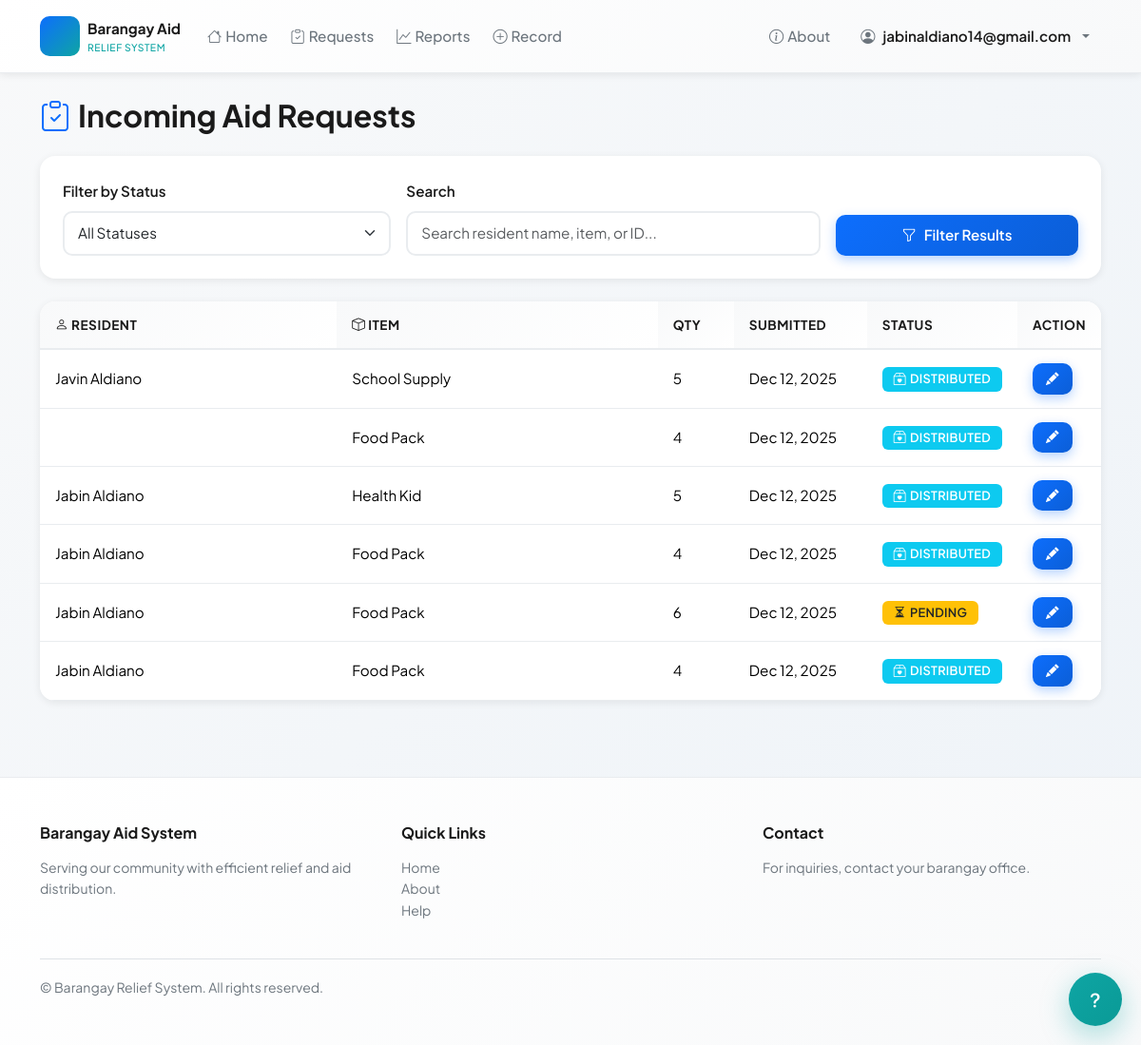
/staff/requests/ (signed in), run on the app's committed database.
### core/models.py (models this page shows, shortened)
class AidRequest(models.Model):
    STATUS_CHOICES = [
        ('PENDING', 'Pending'),
        ('APPROVED', 'Approved'),
        ('REJECTED', 'Rejected'),
        ('DISTRIBUTED', 'Distributed'), # Final status after distribution
    ]
    beneficiary = models.ForeignKey(Beneficiary, on_delete=models.CASCADE) # Linked to a beneficiary
    date_requested = models.DateTimeField(auto_now_add=True) # Has a date_requested field
    item_requested = models.CharField(max_length=100)
    quantity_requested = models.IntegerField()
    status = models.CharField(max_length=20, choices=STATUS_CHOICES, default='PENDING')

class Beneficiary(models.Model):
    user = models.OneToOneField(User, on_delete=models.CASCADE)
    full_name = models.CharField(max_length=200) # Beneficiary has a full_name field
    address = models.CharField(max_length=255) # Beneficiary has an address field
    contact_no = models.CharField(max_length=15, blank=True, null=True) # Beneficiary has a contact_no field
    household_info = models.TextField() # To store household information

### core/views.py (the view)
# urls.py: path('staff/requests/', views.AdminRequestListView.as_view(), name='admin_request_list'),
class AdminRequestListView(UserPassesTestMixin, ListView):
    model = AidRequest
    template_name = 'admin_request_list.html'
    context_object_name = 'requests'
    def test_func(self):
        return self.request.user.is_staff
    def get_queryset(self):
        qs = super().get_queryset().order_by('-date_requested')
        status = self.request.GET.get('status')
        q = self.request.GET.get('q')
        if status:
            qs = qs.filter(status=status)
        if q:
            qs = qs.filter(item_requested__icontains=q) | qs.filter(beneficiary__full_name__icontains=q)
        return qs

### core/templates/admin_request_list.html (shortened to what this page needs)
{% extends 'base.html' %}
{% block content %}
<div class="mb-4">
    <h1 class="h2 mb-4" style="color: #1a1a1a; font-weight: 700;">
        <i class="bi bi-clipboard-check me-2" style="color: #0d6efd;"></i>Incoming Aid Requests
    </h1>
    <div class="card mb-4">
        <div class="card-body">
            <form method="get" class="row g-3 align-items-end">
                <div class="col-md-4">
                    <label class="form-label" for="status-filter">Filter by Status</label>
                    <select name="status" id="status-filter" class="form-select">
                        <option value="">All Statuses</option>
                    </select>
                </div>
                <div class="col-md-5">
                    <label class="form-label" for="search-input">Search</label>
                    <input type="search" id="search-input" name="q" class="form-control" placeholder="Search resident name, item, or ID..." value="{{ request.GET.q }}">
                </div>
                <div class="col-md-3">
                    <button type="submit" class="btn btn-primary w-100">
                        <i class="bi bi-funnel me-2"></i>Filter Results
                    </button>
                </div>
            </form>
        </div>
    </div>
</div>
<div class="card">
    <div class="card-body p-0">
        {% if requests %}
            <div class="table-responsive">
                <table class="table table-hover mb-0" role="table" aria-label="Aid requests for review">
                    <thead>
                        <tr>
                            <th scope="col"><i class="bi bi-person"></i> Resident</th>
                            <th scope="col"><i class="bi bi-box"></i> Item</th>
                            <th scope="col" style="width: 80px;">Qty</th>
                            <th scope="col" style="width: 140px;">Submitted</th>
                            <th scope="col" style="width: 120px;">Status</th>
                            <th scope="col" style="width: 80px;" aria-hidden="true">Action</th>
                        </tr>
                    </thead>
                    <tbody>
                        {% for req in requests %}
                        <tr>
                            <td class="fw-500">{{ req.beneficiary.full_name }}</td>
                            <td>{{ req.item_requested }}</td>
                            <td>{{ req.quantity_requested }}</td>
                            <td>{{ req.date_requested|date:"M d, Y" }}</td>
                            <td>
                                {% if req.status == 'APPROVED' %}
                                    <span class="badge bg-success"><i class="bi bi-check-circle me-1"></i>Approved</span>
                                {% elif req.status == 'PENDING' %}
                                    <span class="badge bg-warning text-dark"><i class="bi bi-hourglass-split me-1"></i>Pending</span>
                                {% elif req.status == 'REJECTED' %}
                                    <span class="badge bg-danger"><i class="bi bi-x-circle me-1"></i>Rejected</span>
                                {% elif req.status == 'DISTRIBUTED' %}
                                    <span class="badge bg-info"><i class="bi bi-box2-heart me-1"></i>Distributed</span>
                                {% else %}
                                    <span class="badge bg-secondary">{{ req.get_status_display }}</span>
                                {% endif %}
                            </td>
                            <td>
                                <a href="{% url 'request_update' req.pk %}" class="btn btn-sm btn-primary" data-bs-toggle="tooltip" title="Review and update status">
                                    <i class="bi bi-pencil-fill"></i>
                                </a>
                            </td>
                        </tr>
                        {% endfor %}
                    </tbody>
                </table>
            </div>
        {% endif %}
    </div>
</div>
{% endblock %}

### core/templates/base.html (shortened to what this page needs)
<!DOCTYPE html>
<html lang="en">
<head>
    <link href="https://cdn.jsdelivr.net/npm/bootstrap@5.3.2/dist/css/bootstrap.min.css" rel="stylesheet">
    <link rel="stylesheet" href="https://cdn.jsdelivr.net/npm/bootstrap-icons@1.11.3/font/bootstrap-icons.css">
    {% load static %}
    <link rel="stylesheet" href="{% static 'css/site.css' %}">
    <link rel="stylesheet" href="{% static 'css/site-compact.css' %}" media="(max-width: 640px)">
</head>
<body>
    <nav class="navbar navbar-expand-lg navbar-premium fixed-top" role="navigation" aria-label="Main navigation">
        <div class="container-lg">
            <a class="navbar-brand d-flex align-items-center gap-2" href="/">
                <div class="brand-icon">
                </div>
                <div>
                    <div class="brand-name">Barangay Aid</div>
                    <div class="brand-tagline">Relief System</div>
                </div>
            </a>
            <div class="collapse navbar-collapse" id="mainNav">
                <ul class="navbar-nav me-auto mb-2 mb-lg-0">
                    <li class="nav-item"><a class="nav-link {% if request.resolver_match.url_name == 'home' %}active{% endif %}" href="/"><i class="bi bi-house me-1"></i>Home</a></li>
                    {% if user.is_authenticated and user.is_staff %}
                        <li class="nav-item"><a class="nav-link" href="{% url 'admin_request_list' %}"><i class="bi bi-clipboard-check me-1"></i>Requests</a></li>
                        <li class="nav-item"><a class="nav-link" href="{% url 'distribution_report' %}"><i class="bi bi-graph-up me-1"></i>Reports</a></li>
                        <li class="nav-item"><a class="nav-link" href="{% url 'distribution_create' %}"><i class="bi bi-plus-circle me-1"></i>Record</a></li>
                    {% endif %}
                </ul>
                <ul class="navbar-nav ms-auto gap-2 mb-2 mb-lg-0">
                    <li class="nav-item"><a class="nav-link" href="{% url 'about' %}"><i class="bi bi-info-circle me-1"></i>About</a></li>
                    {% if user.is_authenticated %}
                        <li class="nav-item dropdown">
                            <a class="nav-link dropdown-toggle d-flex align-items-center gap-2" href="#" id="userDropdown" role="button" data-bs-toggle="dropdown" aria-expanded="false">
                                <span class="avatar"><i class="bi bi-person-circle"></i></span>
                                <span class="user-name">{{ user.first_name|default:user.username }}</span>
                            </a>
                        </li>
                    {% else %}
                        <li class="nav-item"><a class="nav-link" href="{% url 'login' %}"><i class="bi bi-box-arrow-in-right me-1"></i>Login</a></li>
                        <li class="nav-item"><a class="nav-link btn-nav-register" href="{% url 'register' %}"><i class="bi bi-person-plus me-1"></i>Register</a></li>
                    {% endif %}
                </ul>
            </div>
        </div>
    </nav>
    <div class="alerts-container">
    </div>
    <main id="main-content" class="main-content" role="main">
        <div class="container-lg">
            {% block content %}{% endblock %}
        </div>
    </main>
    <footer class="footer-premium mt-5">
        <div class="container-lg">
            <div class="row g-4 mb-4">
                <div class="col-md-4">
                    <h6 class="mb-3">Barangay Aid System</h6>
                    <p class="text-muted small">Serving our community with efficient relief and aid distribution.</p>
                </div>
                <div class="col-md-4">
                    <h6 class="mb-3">Quick Links</h6>
                    <ul class="list-unstyled small">
                        <li><a href="/" class="text-muted text-decoration-none">Home</a></li>
                        <li><a href="{% url 'about' %}" class="text-muted text-decoration-none">About</a></li>
                        <li><a href="{% url 'help' %}" class="text-muted text-decoration-none">Help</a></li>
                    </ul>
                </div>
                <div class="col-md-4">
                    <h6 class="mb-3">Contact</h6>
                    <p class="text-muted small">For inquiries, contact your barangay office.</p>
                </div>
            </div>
            <div class="border-top pt-3">
                <small class="text-muted">&copy; {{ now|date:"Y" }} Barangay Relief System. All rights reserved.</small>
            </div>
        </div>
    </footer>
    <a href="{% url 'help' %}" class="fab" title="Help" aria-label="Help">
        <i class="bi bi-question-lg"></i>
    </a>
</body>
</html>

### core/static/css/site-compact.css (style rules this page uses)
:root { --compact-gap:0.5rem; }
body { font-size:15px }
.card { border-radius:10px;padding:0.6rem }
.btn { padding:0.5rem 0.75rem }
.table td, .table th { padding:0.5rem }
.navbar .nav-link { padding:0.4rem 0.6rem }
h1.h2 { font-size:1.25rem }
.mb-3 { margin-bottom:0.5rem!important }
.fab { width:48px;height:48px;right:16px;bottom:16px }

### data on the page
AidRequest: beneficiary.full_name "Javin Aldiano", item_requested "School Supply", quantity_requested "5", date_requested "Dec 12, 2025", status "DISTRIBUTED" (drawn)
AidRequest: item_requested "Food Pack", quantity_requested "4", date_requested "Dec 12, 2025", status "DISTRIBUTED" (drawn)
AidRequest: beneficiary.full_name "Jabin Aldiano", item_requested "Health Kid", quantity_requested "5", date_requested "Dec 12, 2025", status "DISTRIBUTED" (drawn)
AidRequest: beneficiary.full_name "Jabin Aldiano", item_requested "Food Pack", quantity_requested "4", date_requested "Dec 12, 2025", status "DISTRIBUTED" (drawn)
AidRequest: beneficiary.full_name "Jabin Aldiano", item_requested "Food Pack", quantity_requested "6", date_requested "Dec 12, 2025", status "PENDING" (drawn)
AidRequest: beneficiary.full_name "Jabin Aldiano", item_requested "Food Pack", quantity_requested "4", date_requested "Dec 12, 2025", status "DISTRIBUTED" (drawn)

### other printed values
{{ user.first_name|default:user.username }} "jabinaldiano14@gmail.com"
